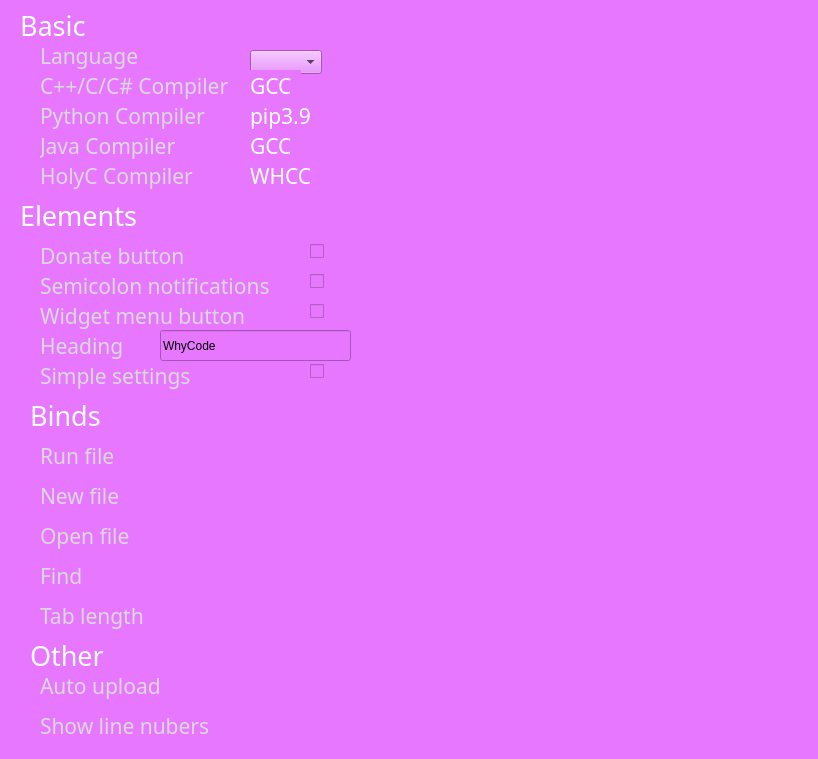
<?xml version="1.0" encoding="UTF-8"?>
<ui version="4.0">
 <class>settings_page</class>
 <widget class="QWidget" name="settings_page">
  <property name="geometry">
   <rect>
    <x>0</x>
    <y>0</y>
    <width>818</width>
    <height>759</height>
   </rect>
  </property>
  <property name="windowTitle">
   <string>Form</string>
  </property>
  <property name="styleSheet">
   <string notr="true">background-color: rgb(232, 119, 255);</string>
  </property>
  <widget class="QLabel" name="label">
   <property name="geometry">
    <rect>
     <x>20</x>
     <y>10</y>
     <width>91</width>
     <height>31</height>
    </rect>
   </property>
   <property name="font">
    <font>
     <family>Rubik</family>
     <pointsize>20</pointsize>
    </font>
   </property>
   <property name="styleSheet">
    <string notr="true">color: rgb(255, 255, 255);</string>
   </property>
   <property name="text">
    <string>Basic</string>
   </property>
  </widget>
  <widget class="QLabel" name="label_2">
   <property name="geometry">
    <rect>
     <x>40</x>
     <y>40</y>
     <width>101</width>
     <height>31</height>
    </rect>
   </property>
   <property name="font">
    <font>
     <family>Rubik</family>
     <pointsize>16</pointsize>
    </font>
   </property>
   <property name="styleSheet">
    <string notr="true">color: rgb(217, 217, 217);</string>
   </property>
   <property name="text">
    <string>Language</string>
   </property>
  </widget>
  <widget class="QComboBox" name="comboBox">
   <property name="geometry">
    <rect>
     <x>250</x>
     <y>50</y>
     <width>72</width>
     <height>24</height>
    </rect>
   </property>
  </widget>
  <widget class="QLabel" name="label_3">
   <property name="geometry">
    <rect>
     <x>40</x>
     <y>70</y>
     <width>201</width>
     <height>31</height>
    </rect>
   </property>
   <property name="font">
    <font>
     <family>Rubik</family>
     <pointsize>16</pointsize>
    </font>
   </property>
   <property name="styleSheet">
    <string notr="true">color: rgb(217, 217, 217);</string>
   </property>
   <property name="text">
    <string>C++/C/C# Compiler</string>
   </property>
  </widget>
  <widget class="QLabel" name="label_4">
   <property name="geometry">
    <rect>
     <x>40</x>
     <y>100</y>
     <width>171</width>
     <height>31</height>
    </rect>
   </property>
   <property name="font">
    <font>
     <family>Rubik</family>
     <pointsize>16</pointsize>
    </font>
   </property>
   <property name="styleSheet">
    <string notr="true">color: rgb(217, 217, 217);</string>
   </property>
   <property name="text">
    <string>Python Compiler</string>
   </property>
  </widget>
  <widget class="QLabel" name="label_5">
   <property name="geometry">
    <rect>
     <x>40</x>
     <y>130</y>
     <width>151</width>
     <height>31</height>
    </rect>
   </property>
   <property name="font">
    <font>
     <family>Rubik</family>
     <pointsize>16</pointsize>
    </font>
   </property>
   <property name="styleSheet">
    <string notr="true">color: rgb(217, 217, 217);</string>
   </property>
   <property name="text">
    <string>Java Compiler</string>
   </property>
  </widget>
  <widget class="QLabel" name="label_6">
   <property name="geometry">
    <rect>
     <x>20</x>
     <y>200</y>
     <width>121</width>
     <height>31</height>
    </rect>
   </property>
   <property name="font">
    <font>
     <family>Rubik</family>
     <pointsize>20</pointsize>
    </font>
   </property>
   <property name="styleSheet">
    <string notr="true">color: rgb(255, 255, 255);</string>
   </property>
   <property name="text">
    <string>Elements</string>
   </property>
  </widget>
  <widget class="QLabel" name="label_7">
   <property name="geometry">
    <rect>
     <x>250</x>
     <y>70</y>
     <width>51</width>
     <height>31</height>
    </rect>
   </property>
   <property name="font">
    <font>
     <family>Rubik</family>
     <pointsize>16</pointsize>
    </font>
   </property>
   <property name="styleSheet">
    <string notr="true">
color: rgb(255, 255, 255);</string>
   </property>
   <property name="text">
    <string>GCC</string>
   </property>
  </widget>
  <widget class="QLabel" name="label_8">
   <property name="geometry">
    <rect>
     <x>250</x>
     <y>100</y>
     <width>71</width>
     <height>31</height>
    </rect>
   </property>
   <property name="font">
    <font>
     <family>Rubik</family>
     <pointsize>16</pointsize>
    </font>
   </property>
   <property name="styleSheet">
    <string notr="true">
color: rgb(255, 255, 255);</string>
   </property>
   <property name="text">
    <string>pip3.9</string>
   </property>
  </widget>
  <widget class="QLabel" name="label_9">
   <property name="geometry">
    <rect>
     <x>250</x>
     <y>130</y>
     <width>51</width>
     <height>31</height>
    </rect>
   </property>
   <property name="font">
    <font>
     <family>Rubik</family>
     <pointsize>16</pointsize>
    </font>
   </property>
   <property name="styleSheet">
    <string notr="true">
color: rgb(255, 255, 255);</string>
   </property>
   <property name="text">
    <string>GCC</string>
   </property>
  </widget>
  <widget class="QLabel" name="label_10">
   <property name="geometry">
    <rect>
     <x>40</x>
     <y>160</y>
     <width>161</width>
     <height>31</height>
    </rect>
   </property>
   <property name="font">
    <font>
     <family>Rubik</family>
     <pointsize>16</pointsize>
    </font>
   </property>
   <property name="styleSheet">
    <string notr="true">color: rgb(217, 217, 217);</string>
   </property>
   <property name="text">
    <string>HolyC Compiler</string>
   </property>
  </widget>
  <widget class="QLabel" name="label_11">
   <property name="geometry">
    <rect>
     <x>250</x>
     <y>160</y>
     <width>71</width>
     <height>31</height>
    </rect>
   </property>
   <property name="font">
    <font>
     <family>Rubik</family>
     <pointsize>16</pointsize>
    </font>
   </property>
   <property name="styleSheet">
    <string notr="true">
color: rgb(255, 255, 255);</string>
   </property>
   <property name="text">
    <string>WHCC</string>
   </property>
  </widget>
  <widget class="QLabel" name="label_12">
   <property name="geometry">
    <rect>
     <x>40</x>
     <y>240</y>
     <width>161</width>
     <height>31</height>
    </rect>
   </property>
   <property name="font">
    <font>
     <family>Rubik</family>
     <pointsize>16</pointsize>
    </font>
   </property>
   <property name="styleSheet">
    <string notr="true">color: rgb(217, 217, 217);</string>
   </property>
   <property name="text">
    <string>Donate button</string>
   </property>
  </widget>
  <widget class="QLabel" name="label_13">
   <property name="geometry">
    <rect>
     <x>40</x>
     <y>270</y>
     <width>231</width>
     <height>31</height>
    </rect>
   </property>
   <property name="font">
    <font>
     <family>Rubik</family>
     <pointsize>16</pointsize>
    </font>
   </property>
   <property name="styleSheet">
    <string notr="true">color: rgb(217, 217, 217);</string>
   </property>
   <property name="text">
    <string>Semicolon notifications</string>
   </property>
  </widget>
  <widget class="QLabel" name="label_14">
   <property name="geometry">
    <rect>
     <x>40</x>
     <y>300</y>
     <width>221</width>
     <height>31</height>
    </rect>
   </property>
   <property name="font">
    <font>
     <family>Rubik</family>
     <pointsize>16</pointsize>
    </font>
   </property>
   <property name="styleSheet">
    <string notr="true">color: rgb(217, 217, 217);</string>
   </property>
   <property name="text">
    <string>Widget menu button</string>
   </property>
  </widget>
  <widget class="QLabel" name="label_15">
   <property name="geometry">
    <rect>
     <x>40</x>
     <y>330</y>
     <width>221</width>
     <height>31</height>
    </rect>
   </property>
   <property name="font">
    <font>
     <family>Rubik</family>
     <pointsize>16</pointsize>
    </font>
   </property>
   <property name="styleSheet">
    <string notr="true">color: rgb(217, 217, 217);</string>
   </property>
   <property name="text">
    <string>Heading</string>
   </property>
  </widget>
  <widget class="QLabel" name="label_16">
   <property name="geometry">
    <rect>
     <x>40</x>
     <y>360</y>
     <width>221</width>
     <height>31</height>
    </rect>
   </property>
   <property name="font">
    <font>
     <family>Rubik</family>
     <pointsize>16</pointsize>
    </font>
   </property>
   <property name="styleSheet">
    <string notr="true">color: rgb(217, 217, 217);</string>
   </property>
   <property name="text">
    <string>Simple settings</string>
   </property>
  </widget>
  <widget class="QCheckBox" name="checkBox">
   <property name="geometry">
    <rect>
     <x>310</x>
     <y>240</y>
     <width>16</width>
     <height>22</height>
    </rect>
   </property>
   <property name="text">
    <string/>
   </property>
  </widget>
  <widget class="QCheckBox" name="checkBox_2">
   <property name="geometry">
    <rect>
     <x>310</x>
     <y>270</y>
     <width>16</width>
     <height>22</height>
    </rect>
   </property>
   <property name="text">
    <string/>
   </property>
  </widget>
  <widget class="QCheckBox" name="checkBox_3">
   <property name="geometry">
    <rect>
     <x>310</x>
     <y>300</y>
     <width>16</width>
     <height>22</height>
    </rect>
   </property>
   <property name="text">
    <string/>
   </property>
  </widget>
  <widget class="QCheckBox" name="checkBox_5">
   <property name="geometry">
    <rect>
     <x>310</x>
     <y>360</y>
     <width>16</width>
     <height>22</height>
    </rect>
   </property>
   <property name="text">
    <string/>
   </property>
  </widget>
  <widget class="QLineEdit" name="lineEdit">
   <property name="geometry">
    <rect>
     <x>160</x>
     <y>330</y>
     <width>191</width>
     <height>31</height>
    </rect>
   </property>
   <property name="text">
    <string>WhyCode</string>
   </property>
  </widget>
  <widget class="QLabel" name="label_17">
   <property name="geometry">
    <rect>
     <x>30</x>
     <y>400</y>
     <width>121</width>
     <height>31</height>
    </rect>
   </property>
   <property name="font">
    <font>
     <family>Rubik</family>
     <pointsize>20</pointsize>
    </font>
   </property>
   <property name="styleSheet">
    <string notr="true">color: rgb(255, 255, 255);</string>
   </property>
   <property name="text">
    <string>Binds</string>
   </property>
  </widget>
  <widget class="QLabel" name="label_18">
   <property name="geometry">
    <rect>
     <x>40</x>
     <y>440</y>
     <width>161</width>
     <height>31</height>
    </rect>
   </property>
   <property name="font">
    <font>
     <family>Rubik</family>
     <pointsize>16</pointsize>
    </font>
   </property>
   <property name="styleSheet">
    <string notr="true">color: rgb(217, 217, 217);</string>
   </property>
   <property name="text">
    <string>Run file</string>
   </property>
  </widget>
  <widget class="QLabel" name="label_19">
   <property name="geometry">
    <rect>
     <x>40</x>
     <y>480</y>
     <width>161</width>
     <height>31</height>
    </rect>
   </property>
   <property name="font">
    <font>
     <family>Rubik</family>
     <pointsize>16</pointsize>
    </font>
   </property>
   <property name="styleSheet">
    <string notr="true">color: rgb(217, 217, 217);</string>
   </property>
   <property name="text">
    <string>New file</string>
   </property>
  </widget>
  <widget class="QLabel" name="label_20">
   <property name="geometry">
    <rect>
     <x>40</x>
     <y>520</y>
     <width>161</width>
     <height>31</height>
    </rect>
   </property>
   <property name="font">
    <font>
     <family>Rubik</family>
     <pointsize>16</pointsize>
    </font>
   </property>
   <property name="styleSheet">
    <string notr="true">color: rgb(217, 217, 217);</string>
   </property>
   <property name="text">
    <string>Open file</string>
   </property>
  </widget>
  <widget class="QLabel" name="label_21">
   <property name="geometry">
    <rect>
     <x>40</x>
     <y>560</y>
     <width>161</width>
     <height>31</height>
    </rect>
   </property>
   <property name="font">
    <font>
     <family>Rubik</family>
     <pointsize>16</pointsize>
    </font>
   </property>
   <property name="styleSheet">
    <string notr="true">color: rgb(217, 217, 217);</string>
   </property>
   <property name="text">
    <string>Find</string>
   </property>
  </widget>
  <widget class="QLabel" name="label_22">
   <property name="geometry">
    <rect>
     <x>40</x>
     <y>600</y>
     <width>161</width>
     <height>31</height>
    </rect>
   </property>
   <property name="font">
    <font>
     <family>Rubik</family>
     <pointsize>16</pointsize>
    </font>
   </property>
   <property name="styleSheet">
    <string notr="true">color: rgb(217, 217, 217);</string>
   </property>
   <property name="text">
    <string>Tab length</string>
   </property>
  </widget>
  <widget class="QLabel" name="label_23">
   <property name="geometry">
    <rect>
     <x>30</x>
     <y>640</y>
     <width>121</width>
     <height>31</height>
    </rect>
   </property>
   <property name="font">
    <font>
     <family>Rubik</family>
     <pointsize>20</pointsize>
    </font>
   </property>
   <property name="styleSheet">
    <string notr="true">color: rgb(255, 255, 255);</string>
   </property>
   <property name="text">
    <string>Other</string>
   </property>
  </widget>
  <widget class="QLabel" name="label_24">
   <property name="geometry">
    <rect>
     <x>40</x>
     <y>670</y>
     <width>161</width>
     <height>31</height>
    </rect>
   </property>
   <property name="font">
    <font>
     <family>Rubik</family>
     <pointsize>16</pointsize>
    </font>
   </property>
   <property name="styleSheet">
    <string notr="true">color: rgb(217, 217, 217);</string>
   </property>
   <property name="text">
    <string>Auto upload</string>
   </property>
  </widget>
  <widget class="QLabel" name="label_25">
   <property name="geometry">
    <rect>
     <x>40</x>
     <y>710</y>
     <width>181</width>
     <height>31</height>
    </rect>
   </property>
   <property name="font">
    <font>
     <family>Rubik</family>
     <pointsize>16</pointsize>
    </font>
   </property>
   <property name="styleSheet">
    <string notr="true">color: rgb(217, 217, 217);</string>
   </property>
   <property name="text">
    <string>Show line nubers</string>
   </property>
  </widget>
 </widget>
 <resources/>
 <connections/>
</ui>
